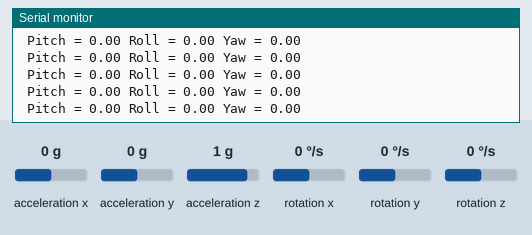
Recording of a sketch running on a simulated Arduino Uno, built with avr-gcc and run on an emulated ATmega328P. Shown: the last lines printed to the serial monitor. The test bench sets the inputs (shaded band); at power-on: rotation x 0 °/s, rotation y 0 °/s, rotation z 0 °/s, acceleration x 0 g, acceleration y 0 g, acceleration z 1 g.

Above: at 1.2 s.
1.3 s: rotation x set to -192 °/s
At 2.0 s:
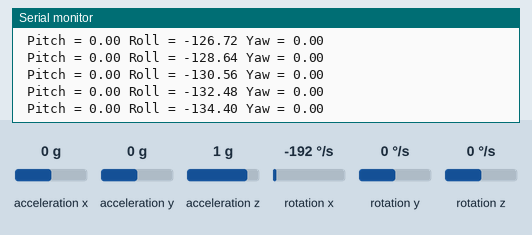
2.8 s: rotation y set to -100 °/s
At 3.9 s:
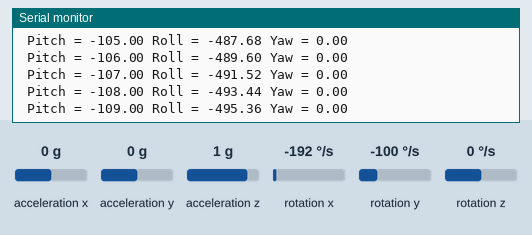
5.8 s: rotation z set to 192 °/s
At 6.7 s:
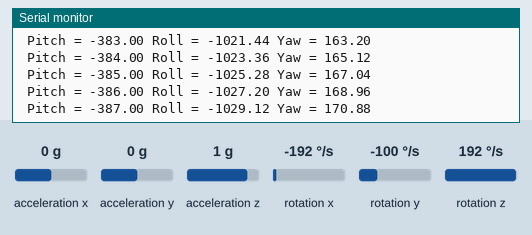
8.8 s: rotation x set to 192 °/s
At 9.7 s:
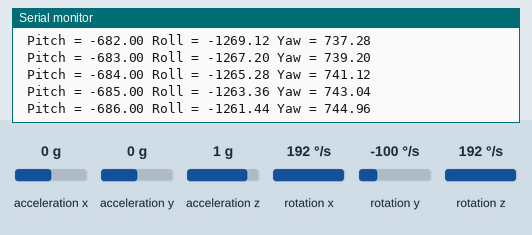
11.8 s: rotation y set to 0 °/s
At 12.9 s:
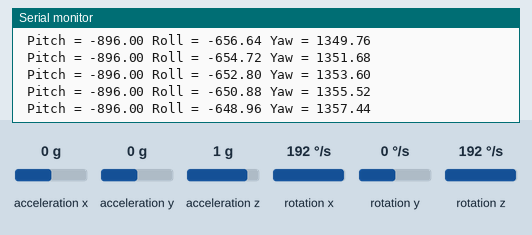
14.8 s: rotation y set to -192 °/s
At 15.9 s:
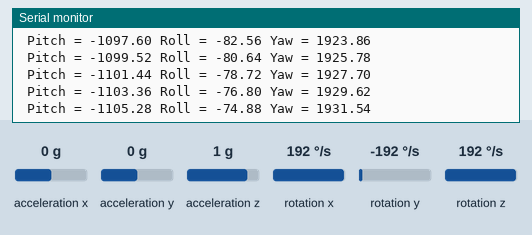
Timing chart, 0 to 17.8 s (numbered marks = the images above; inputs shaded):
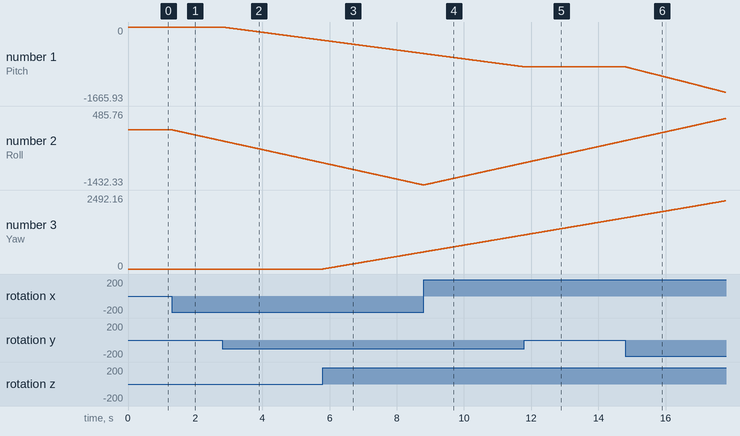

The sketch:

gyro_HMCD.ino
```cpp
//
///*
//    MPU6050 Triple Axis Gyroscope & Accelerometer. Simple Accelerometer Example.
//    Read more: http://www.jarzebski.pl/arduino/czujniki-i-sensory/3-osiowy-zyroskop-i-akcelerometr-mpu6050.html
//    GIT: https://github.com/jarzebski/Arduino-MPU6050
//    Web: http://www.jarzebski.pl
//    (c) 2014 by Korneliusz Jarzebski
//*/
//
//#include <Wire.h>
//#include <MPU6050.h>
//
//MPU6050 mpu;
//
//void setup()
//{
//  Serial.begin(115200);
//
//  Serial.println("Initialize MPU6050");
//
//  while(!mpu.begin(MPU6050_SCALE_2000DPS, MPU6050_RANGE_2G))
//  {
//    Serial.println("Could not find a valid MPU6050 sensor, check wiring!");
//    delay(500);
//  }
//
//  // If you want, you can set accelerometer offsets
//  // mpu.setAccelOffsetX();
//  // mpu.setAccelOffsetY();
//  // mpu.setAccelOffsetZ();
//
//  checkSettings();
//}
//
//void checkSettings()
//{
//  Serial.println();
//
//  Serial.print(" * Sleep Mode:            ");
//  Serial.println(mpu.getSleepEnabled() ? "Enabled" : "Disabled");
//
//  Serial.print(" * Clock Source:          ");
//  switch(mpu.getClockSource())
//  {
//    case MPU6050_CLOCK_KEEP_RESET:     Serial.println("Stops the clock and keeps the timing generator in reset"); break;
//    case MPU6050_CLOCK_EXTERNAL_19MHZ: Serial.println("PLL with external 19.2MHz reference"); break;
//    case MPU6050_CLOCK_EXTERNAL_32KHZ: Serial.println("PLL with external 32.768kHz reference"); break;
//    case MPU6050_CLOCK_PLL_ZGYRO:      Serial.println("PLL with Z axis gyroscope reference"); break;
//    case MPU6050_CLOCK_PLL_YGYRO:      Serial.println("PLL with Y axis gyroscope reference"); break;
//    case MPU6050_CLOCK_PLL_XGYRO:      Serial.println("PLL with X axis gyroscope reference"); break;
//    case MPU6050_CLOCK_INTERNAL_8MHZ:  Serial.println("Internal 8MHz oscillator"); break;
//  }
//
//  Serial.print(" * Accelerometer:         ");
//  switch(mpu.getRange())
//  {
//    case MPU6050_RANGE_16G:            Serial.println("+/- 16 g"); break;
//    case MPU6050_RANGE_8G:             Serial.println("+/- 8 g"); break;
//    case MPU6050_RANGE_4G:             Serial.println("+/- 4 g"); break;
//    case MPU6050_RANGE_2G:             Serial.println("+/- 2 g"); break;
//  }
//
//  Serial.print(" * Accelerometer offsets: ");
//  Serial.print(mpu.getAccelOffsetX());
//  Serial.print(" / ");
//  Serial.print(mpu.getAccelOffsetY());
//  Serial.print(" / ");
//  Serial.println(mpu.getAccelOffsetZ());
//
//  Serial.println();
//}
//
//void loop()
//{
//  Vector rawAccel = mpu.readRawAccel();
//  Vector normAccel = mpu.readNormalizeAccel();
//
//  Serial.print(" Xraw = ");
//  Serial.print(rawAccel.XAxis);
//  Serial.print(" Yraw = ");
//  Serial.print(rawAccel.YAxis);
//  Serial.print(" Zraw = ");
//
//  Serial.println(rawAccel.ZAxis);
//  Serial.print(" Xnorm = ");
//  Serial.print(normAccel.XAxis);
//  Serial.print(" Ynorm = ");
//  Serial.print(normAccel.YAxis);
//  Serial.print(" Znorm = ");
//  Serial.println(normAccel.ZAxis);
//
//  delay(1000); // Time delay between readings
//}

/*
    MPU6050 Triple Axis Gyroscope & Accelerometer. Pitch & Roll & Yaw Gyroscope Example.
    Read more: http://www.jarzebski.pl/arduino/czujniki-i-sensory/3-osiowy-zyroskop-i-akcelerometr-mpu6050.html
    GIT: https://github.com/jarzebski/Arduino-MPU6050
    Web: http://www.jarzebski.pl
    (c) 2014 by Korneliusz Jarzebski
*/

#include <Wire.h>
#include <MPU6050.h>

MPU6050 mpu;

// Timers
unsigned long timer = 0;
float timeStep = 0.01;

// Pitch, Roll and Yaw values
float pitch = 0;
float roll = 0;
float yaw = 0;

void setup()
{
  Serial.begin(115200);

  // Initialize MPU6050
  while(!mpu.begin(MPU6050_SCALE_2000DPS, MPU6050_RANGE_2G))
  {
    Serial.println("Could not find a valid MPU6050 sensor, check wiring!");
    delay(500);
  }

  // Calibrate gyroscope. The calibration must be at rest.
  // If you don't want calibrate, comment this line.
  mpu.calibrateGyro();

  // Set threshold sensivty. Default 3.
  // If you don't want use threshold, comment this line or set 0.
  // mpu.setThreshold(3);
}

void loop()
{
  timer = millis();

  // Read normalized values
  Vector norm = mpu.readNormalizeGyro();

  // Calculate Pitch, Roll and Yaw
  pitch = pitch + norm.YAxis * timeStep;
  roll = roll + norm.XAxis * timeStep;
  yaw = yaw + norm.ZAxis * timeStep;

  // Output raw
  Serial.print(" Pitch = ");
  Serial.print(pitch);
  Serial.print(" Roll = ");
  Serial.print(roll);
  Serial.print(" Yaw = ");
  Serial.println(yaw);

  // Wait to full timeStep period
  delay((timeStep*1000) - (millis() - timer));
}
```

Measured:
- after the input at 1.3 s, the serial monitor: prints a new line at once (image 1)
- plotted number 2: 0 → -286.08 after the input at 1.3 s
